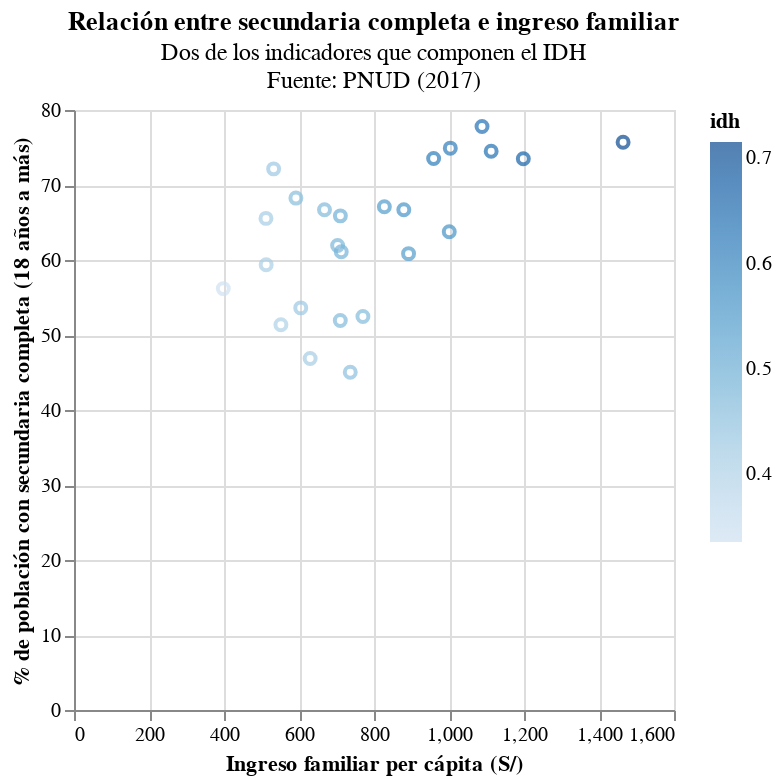

Notebook source saved alongside this figure:
### Markdown cell above
## Gráfico 2: Relación entre secundaria completa e ingreso familiar

### Code cell
alt.Chart(data_fin).mark_point().encode(
    x = alt.X('ifam_pc:Q', title = 'Ingreso familiar per cápita (S/)'),
    y = alt.Y('p_sec_com:Q', title = '% de población con secundaria completa (18 años a más)'),
    color = 'idh',
    tooltip = ['dep','idh']
    ).interactive().properties(
    title={
        "text": ['Relación entre secundaria completa e ingreso familiar'],
        "subtitle": ['Dos de los indicadores que componen el IDH',
                    'Fuente: PNUD (2017)']
    }
)

### Figure 1 — Vega-Lite specification as saved in the notebook (floating-point values rounded to 4 significant figures)
{"config": {"view": {"continuousWidth": 300, "continuousHeight": 300}}, "data": {"name": "data-94d2aac200421874f6b2de53b1de354f"}, "mark": {"type": "point"}, "encoding": {"color": {"field": "idh", "type": "quantitative"}, "tooltip": [{"field": "dep", "type": "nominal"}, {"field": "idh", "type": "quantitative"}], "x": {"field": "ifam_pc", "title": "Ingreso familiar per cápita (S/)", "type": "quantitative"}, "y": {"field": "p_sec_com", "title": "% de población con secundaria completa (18 años a más)", "type": "quantitative"}}, "params": [{"name": "param_17", "select": {"type": "interval", "encodings": ["x", "y"]}, "bind": "scales"}], "title": {"text": ["Relación entre secundaria completa e ingreso familiar"], "subtitle": ["Dos de los indicadores que componen el IDH", "Fuente: PNUD (2017)"]}, "$schema": "https://vega.github.io/schema/vega-lite/v5.16.3.json", "datasets": {"data-94d2aac200421874f6b2de53b1de354f": [{"dep": "AMAZONAS", "pob": 379384, "idh": 0.4175, "esp_vid": 73.31, "p_sec_com": 46.86, "a_educ": 6.051, "ifam_pc": 629.7}, {"dep": "ANCASH", "pob": 1083519, "idh": 0.4884, "esp_vid": 75.74, "p_sec_com": 61.11, "a_educ": 7.633, "ifam_pc": 712.7}, {"dep": "APURÍMAC", "pob": 405759, "idh": 0.4167, "esp_vid": 72.63, "p_sec_com": 65.55, "a_educ": 6.61, "ifam_pc": 511.9}, {"dep": "AREQUIPA", "pob": 1382730, "idh": 0.6345, "esp_vid": 78.2, "p_sec_com": 77.8, "a_educ": 10.1, "ifam_pc": 1088.0}, {"dep": "AYACUCHO", "pob": 616176, "idh": 0.4096, "esp_vid": 71.08, "p_sec_com": 59.36, "a_educ": 6.906, "ifam_pc": 512.5}, {"dep": "CAJAMARCA", "pob": 1341012, "idh": 0.4011, "esp_vid": 74.75, "p_sec_com": 51.38, "a_educ": 5.608, "ifam_pc": 551.7}, {"dep": "Provincia Constitucional del CALLAO", "pob": 994494, "idh": 0.6663, "esp_vid": 82.52, "p_sec_com": 73.5, "a_educ": 10.06, "ifam_pc": 1198.0}, {"dep": "CUSCO", "pob": 1205527, "idh": 0.4701, "esp_vid": 70.74, "p_sec_com": 66.69, "a_educ": 7.798, "ifam_pc": 668.0}, {"dep": "HUANCAVELICA", "pob": 347639, "idh": 0.3357, "esp_vid": 64.03, "p_sec_com": 56.18, "a_educ": 5.735, "ifam_pc": 398.2}, {"dep": "HUÁNUCO", "pob": 721047, "idh": 0.4285, "esp_vid": 73.11, "p_sec_com": 53.61, "a_educ": 6.573, "ifam_pc": 604.6}, {"dep": "ICA", "pob": 850765, "idh": 0.6121, "esp_vid": 81.66, "p_sec_com": 73.53, "a_educ": 9.905, "ifam_pc": 959.0}, {"dep": "JUNÍN", "pob": 1246038, "idh": 0.4954, "esp_vid": 73.18, "p_sec_com": 65.88, "a_educ": 8.381, "ifam_pc": 710.3}, {"dep": "LA LIBERTAD", "pob": 1778080, "idh": 0.5388, "esp_vid": 77.21, "p_sec_com": 60.85, "a_educ": 8.034, "ifam_pc": 892.1}, {"dep": "LAMBAYEQUE", "pob": 1197260, "idh": 0.5395, "esp_vid": 77.29, "p_sec_com": 67.09, "a_educ": 8.445, "ifam_pc": 827.6}, {"dep": "LIMA", "pob": 9485405, "idh": 0.7157, "esp_vid": 81.15, "p_sec_com": 75.71, "a_educ": 10.36, "ifam_pc": 1464.0}, {"dep": "LORETO", "pob": 883510, "idh": 0.4549, "esp_vid": 71.42, "p_sec_com": 45.04, "a_educ": 7.56, "ifam_pc": 736.7}, {"dep": "MADRE DE DIOS", "pob": 141070, "idh": 0.5619, "esp_vid": 73.72, "p_sec_com": 63.76, "a_educ": 8.726, "ifam_pc": 1001.0}, {"dep": "MOQUEGUA", "pob": 174863, "idh": 0.6387, "esp_vid": 79.8, "p_sec_com": 74.49, "a_educ": 9.922, "ifam_pc": 1112.0}, {"dep": "PASCO", "pob": 254065, "idh": 0.4607, "esp_vid": 72.04, "p_sec_com": 68.25, "a_educ": 8.141, "ifam_pc": 591.7}, {"dep": "PIURA", "pob": 1856809, "idh": 0.4797, "esp_vid": 73.7, "p_sec_com": 61.93, "a_educ": 7.578, "ifam_pc": 703.0}, {"dep": "PUNO", "pob": 1172697, "idh": 0.4278, "esp_vid": 68.48, "p_sec_com": 72.15, "a_educ": 7.448, "ifam_pc": 532.3}, {"dep": "SAN MARTÍN", "pob": 813381, "idh": 0.468, "esp_vid": 73.72, "p_sec_com": 52.46, "a_educ": 6.645, "ifam_pc": 770.4}, {"dep": "TACNA", "pob": 329332, "idh": 0.607, "esp_vid": 77.53, "p_sec_com": 74.91, "a_educ": 9.811, "ifam_pc": 1003.0}, {"dep": "TUMBES", "pob": 224863, "idh": 0.5597, "esp_vid": 79.06, "p_sec_com": 66.7, "a_educ": 8.667, "ifam_pc": 879.5}, {"dep": "UCAYALI", "pob": 496459, "idh": 0.471, "esp_vid": 72.86, "p_sec_com": 51.94, "a_educ": 8.052, "ifam_pc": 710.1}]}}
